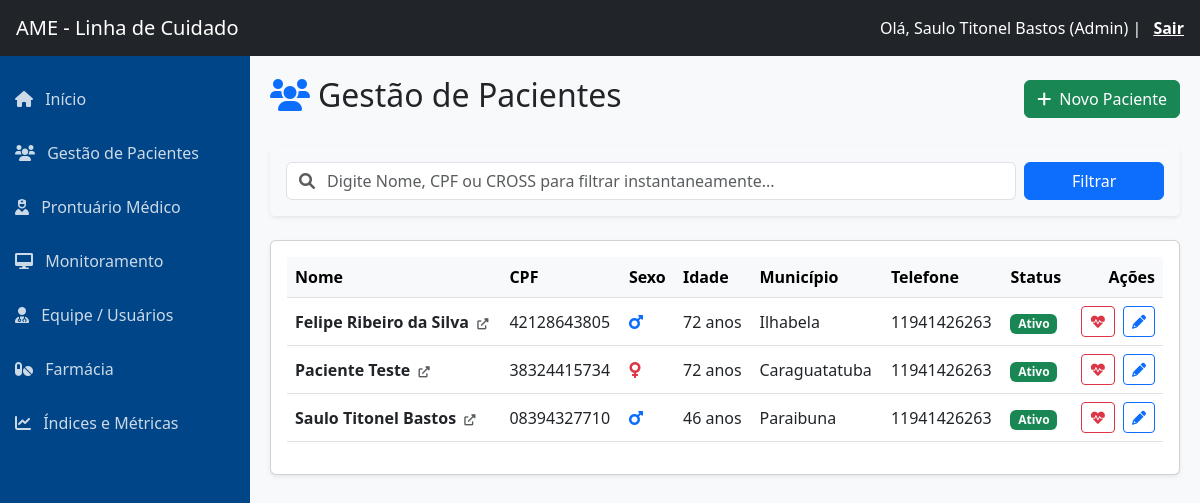
/pacientes/ (signed in), run on the app's committed database.
### core/models.py (models this page shows, shortened)
class Usuario(AbstractUser):
    mudar_senha = models.BooleanField(default=False, verbose_name="Forçar Troca de Senha")
    email_verificado = models.BooleanField(default=False, verbose_name="Email Verificado")
    TIPO_PROFISSIONAL_CHOICES = [
        ('MED', 'Médico'),
        ('ENF', 'Enfermeiro'),
        ('NUT', 'Nutricionista'),
        ('FAR', 'Farmacêutico'),
    ]
    TIPO_REGISTRO_CHOICES = [
        ('CRM', 'CRM'),
        ('COREN', 'COREN'),
        ('CRN', 'CRN'),
        ('CRF', 'CRF'),
    ]
    tipo_profissional = models.CharField(
        max_length=3,
        choices=TIPO_PROFISSIONAL_CHOICES,
        null=True,
        blank=True,
        verbose_name="Tipo Profissional"
    )
    tipo_registro = models.CharField(
        max_length=10,
        choices=TIPO_REGISTRO_CHOICES,
        null=True,
        blank=True,
        verbose_name="Conselho (Ex: CRM)"
    )
    registro_profissional = models.CharField(
        max_length=20,
        null=True,
        blank=True,
        verbose_name="Número do Conselho"
    )
    drt = models.CharField(
        max_length=20,
        null=True,
        blank=True,
        verbose_name="DRT / Matrícula"
    )
    USERNAME_FIELD = 'username'
    REQUIRED_FIELDS = ['email', 'first_name', 'last_name']

class Paciente(models.Model):
    SEXO_CHOICES = [('M', 'Masculino'), ('F', 'Feminino')]
    ETNIA_CHOICES = [
        ('Branca', 'Branca'), ('Parda', 'Parda'),
        ('Negra', 'Negra'), ('Indígena', 'Indígena')
    ]
    nome = models.CharField(max_length=100)
    cpf = models.CharField(max_length=14, unique=True)
    sexo = models.CharField(max_length=1, choices=SEXO_CHOICES)
    etnia = models.CharField(max_length=20, choices=ETNIA_CHOICES)
    data_nascimento = models.DateField()
    data_insercao = models.DateField(default=date.today)
    data_alta = models.DateField(null=True, blank=True)
    municipio = models.CharField(max_length=100, default='Caraguatatuba')
    telefone = models.CharField(max_length=20, blank=True)
    ativo = models.BooleanField(default=True)
    siresp = models.CharField(max_length=20, null=True, blank=True, verbose_name="Número CROSS / SIRESP")
    altura_ultima = models.DecimalField(max_digits=4, decimal_places=2, null=True, blank=True)
    @property
    def idade(self):
        if not self.data_nascimento: return 0
        hoje = date.today()
        return hoje.year - self.data_nascimento.year - (
                (hoje.month, hoje.day) < (self.data_nascimento.month, self.data_nascimento.day))

### core/decorators.py (the view)
    def wrapper_func(request, *args, **kwargs):
        allowed_roles = ['MED', 'ENF', 'NUT', 'FAR']
        if request.user.is_authenticated and (
                request.user.tipo_profissional in allowed_roles or request.user.is_superuser):
            return view_func(request, *args, **kwargs)
        else:
            messages.error(request, "Acesso restrito à Equipe de Profissionais de Saúde.")
            return redirect('index')

### core/views.py (called while the page is built)
@login_required
@health_team
def gestao_pacientes(request):
    termo = request.GET.get('busca')
    if termo:
        pacientes = Paciente.objects.filter(
            Q(nome__icontains=termo) |
            Q(cpf__icontains=termo) |
            Q(siresp__icontains=termo)  # <--- Adicionado busca por CROSS
        ).order_by('nome')
    else:
        pacientes = Paciente.objects.all().order_by('nome')
    return render(request, 'pacientes.html', {'pacientes': pacientes})

### core/templates/pacientes.html (shortened to what this page needs)
{% extends 'sidebar.html' %}
{% load static %}
{% block content %}
<div class="d-flex justify-content-between align-items-center mb-4">
    <h2><i class="fas fa-users text-primary me-2"></i>Gestão de Pacientes</h2>
    <button class="btn btn-success" onclick="abrirModalNovo()">
        <i class="fas fa-plus me-2"></i>Novo Paciente
    </button>
</div>
<div class="card shadow-sm mb-4 border-0">
    <div class="card-body bg-light rounded">
        <form method="GET" class="row g-2 align-items-center" id="searchForm">
            <div class="col-md-10">
                <div class="input-group">
                    <span class="input-group-text bg-white text-muted"><i class="fas fa-search"></i></span>
                    <input type="text" name="busca" id="inputBusca" class="form-control border-start-0 ps-0"
                           placeholder="Digite Nome, CPF ou CROSS para filtrar instantaneamente..."
                           value="{{ request.GET.busca|default:'' }}" autocomplete="off" autofocus>
                </div>
            </div>
            <div class="col-md-2">
                <button type="submit" class="btn btn-primary w-100">Filtrar</button>
            </div>
        </form>
    </div>
</div>
<div class="card shadow-sm">
    <div class="card-body">
        <div class="table-responsive">
            <table class="table table-hover align-middle">
                <thead class="table-light">
                    <tr>
                        <th>Nome</th>
                        <th>CPF</th>
                        <th>Sexo</th>
                        <th>Idade</th>
                        <th>Município</th>
                        <th>Telefone</th>
                        <th>Status</th>
                        <th class="text-end">Ações</th>
                    </tr>
                </thead>
                <tbody id="tabelaPacientes">
                    {% for p in pacientes %}
                    <tr class="paciente-row"
                        data-filter="{{ p.nome|lower }} {{ p.cpf }} {{ p.siresp|default:'' }}">
                        <td class="fw-bold">
                            <a href="{% url 'detalhe_paciente' p.id %}" class="text-decoration-none text-dark hover-link">
                                {{ p.nome }} <i class="fas fa-external-link-alt ms-1 text-muted small" style="font-size: 0.7em;"></i>
                            </a>
                        </td>
                        <td>{{ p.cpf }}</td>
                        <td>
                            {% if p.sexo == 'M' %}
                                <i class="fas fa-mars text-primary" title="Masculino"></i>
                            {% elif p.sexo == 'F' %}
                                <i class="fas fa-venus text-danger" title="Feminino"></i>
                            {% else %}
                                -
                            {% endif %}
                        </td>
                        <td>{{ p.idade }} anos</td>
                        <td>{{ p.municipio }}</td>
                        <td>{{ p.telefone }}</td>
                        <td>
                            {% if p.ativo %}
                                <span class="badge bg-success">Ativo</span>
                            {% else %}
                                <span class="badge bg-secondary">Inativo</span>
                            {% endif %}
                        </td>
                        <td class="text-end">
                            <a href="{% url 'atendimento_hub' %}?busca_termo={{ p.cpf }}" class="btn btn-sm btn-outline-danger me-1" title="Novo Atendimento">
                                <i class="fas fa-heartbeat"></i>
                            </a>
                            <button class="btn btn-sm btn-outline-primary" onclick="editarPaciente({{ p.id }})" title="Editar Cadastro">
                                <i class="fas fa-pencil-alt"></i>
                            </button>
                        </td>
                    </tr>
                    {% empty %}
                    <tr id="no-results">
                        <td colspan="8" class="text-center text-muted py-4">Nenhum paciente encontrado.</td>
                    </tr>
                    {% endfor %}
                </tbody>
            </table>
        </div>
    </div>
</div>
{% endblock %}

### core/templates/sidebar.html (shortened to what this page needs)
{% load static %}
<!DOCTYPE html>
<html lang="pt-br">
<head>
    <link href="https://cdn.jsdelivr.net/npm/bootstrap@5.3.0/dist/css/bootstrap.min.css" rel="stylesheet">
    <link href="https://cdnjs.cloudflare.com/ajax/libs/font-awesome/6.0.0/css/all.min.css" rel="stylesheet">
</head>
<body>
    <nav class="navbar navbar-dark bg-dark px-3">
        <a class="navbar-brand" href="#">AME - Linha de Cuidado</a>
        <div class="text-white">
            Olá, {{ user.get_full_name|default:user.username }}
            {% if user.is_superuser %}(Admin){% endif %} |
            <a href="{% url 'logout' %}" class="text-white fw-bold ms-2" style="text-decoration: underline;">Sair</a>
        </div>
    </nav>
    <div class="wrapper">
        <nav class="sidebar">
            <ul class="list-unstyled mt-3">
                <li>
                    <a href="{% url 'index' %}">
                        <i class="fas fa-home me-2"></i> Início
                    </a>
                </li>
                {% if user.is_superuser or user.tipo_profissional == 'ENF' or user.tipo_profissional == 'NUT' or user.tipo_profissional == 'FAR' or user.tipo_profissional == 'MED' %}
                <li>
                    <a href="{% url 'gestao_pacientes' %}">
                        <i class="fas fa-users me-2"></i> Gestão de Pacientes
                    </a>
                </li>
                {% endif %}
                <li>
                    <a href="{% url 'atendimento_hub' %}">
                        <i class="fas fa-user-nurse me-2"></i> Prontuário Médico
                    </a>
                </li>
                {% if user.is_superuser or user.tipo_profissional == 'ENF' or user.tipo_profissional == 'NUT' or user.tipo_profissional == 'FAR' %}
                <li>
                    <a href="{% url 'monitoramento_busca' %}">
                        <i class="fas fa-desktop me-2"></i> Monitoramento
                    </a>
                </li>
                {% endif %}
                {% if user.is_superuser %}
                <li>
                    <a href="{% url 'gestao_usuarios' %}">
                        <i class="fas fa-user-md me-2"></i> Equipe / Usuários
                    </a>
                </li>
                <li>
                    <a href="{% url 'gestao_medicamentos' %}">
                        <i class="fas fa-pills me-2"></i> Farmácia
                    </a>
                </li>
                <li>
                    <a href="{% url 'indices' %}">
                        <i class="fas fa-chart-line me-2"></i> Índices e Métricas
                    </a>
                </li>
                {% endif %}
            </ul>
        </nav>
        <main class="content">
            {% block content %}
            {% endblock %}
        </main>
    </div>
</body>
</html>

### core/templates/sidebar.html (style rules this page uses)
body { min-height: 100vh; display: flex; flex-direction: column; }
.wrapper { display: flex; flex: 1; }
.sidebar { min-width: 250px; background-color: #004587; color: white; min-height: 100vh; }
.sidebar a { color: rgba(255,255,255,0.8); text-decoration: none; padding: 15px; display: block; }
.content { flex: 1; padding: 20px; background-color: #f8f9fa; }

### data on the page
Usuario: get_full_name "Saulo Titonel Bastos"
Paciente: nome "Felipe Ribeiro da Silva", cpf "42128643805", sexo "M" (drawn), idade "72", municipio "Ilhabela", telefone "11941426263", ativo "Ativo"
Paciente: nome "Paciente Teste", cpf "38324415734", sexo "F" (drawn), idade "72", municipio "Caraguatatuba", telefone "11941426263", ativo "Ativo"
Paciente: nome "Saulo Titonel Bastos", cpf "08394327710", sexo "M" (drawn), idade "46", municipio "Paraibuna", telefone "11941426263", ativo "Ativo"
